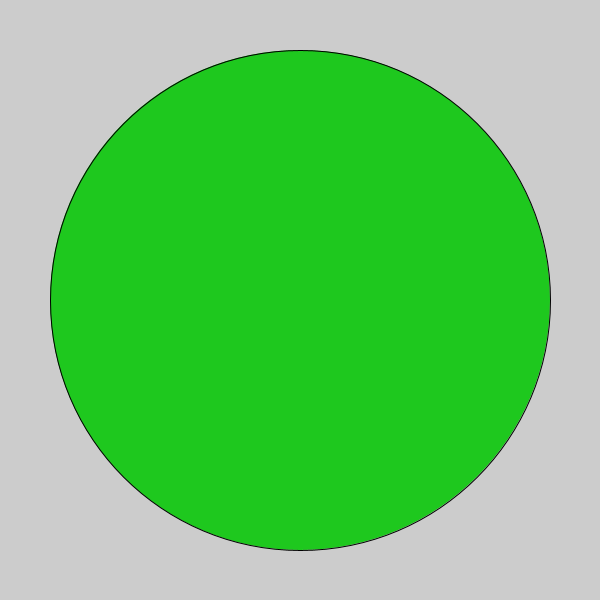
Frame 1 (no input)
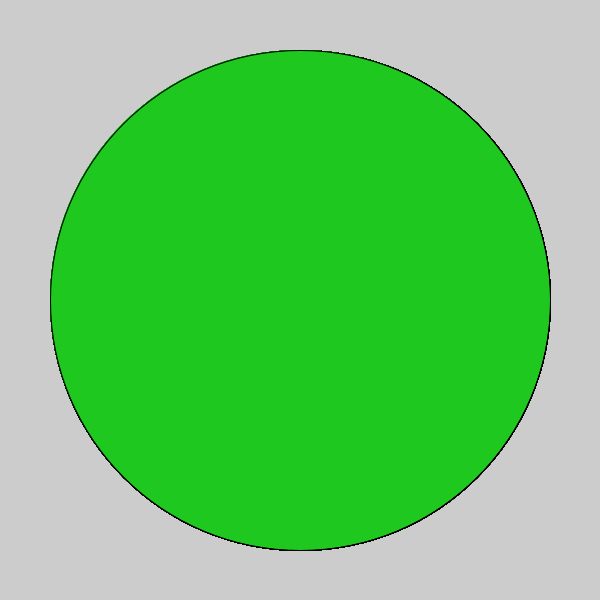
Frame 60 (the mouse pressed at the canvas centre just before this capture)
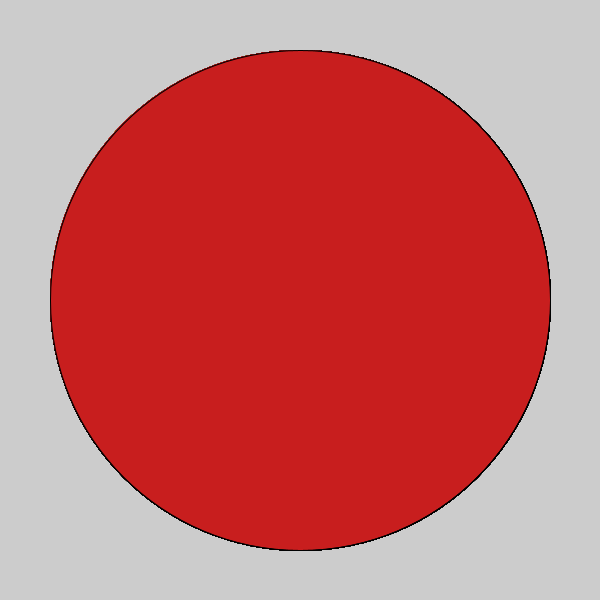
Frame 120 (the mouse held since frame 60 and released just before this capture)

The Processing sketch that drew these frames (run headless with seeded random() and noise(); from frame 60 on, the mouse is pressed at the canvas centre):

// Processing sketch: Logical_Dot
// ── Logical_Dot.pde
  

void setup() {
  size(600,600);
}

void draw() {
  
  
  if (mousePressed) {
       fill(200,30,30);
} else {
        fill(30,200,30);
       
}
ellipse(300,300,500,500);
}
